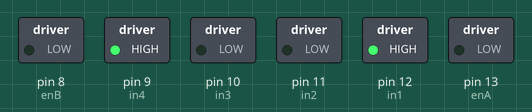
The sketch below on a simulated Arduino Uno, built with avr-gcc and run on an emulated ATmega328P. On the bench: switched loads named in the sketch (green lamp = pin HIGH).

Above: at 0.1 s.
Timing chart, 0 to 1.6 s (numbered marks = the images above):
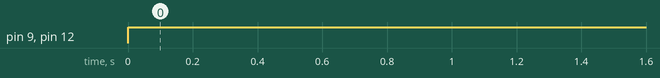

The sketch:

Motor_Test.ino
```cpp
#define enA 13
#define enB 8
#define in1 12
#define in2 11
#define in3 10
#define in4 9

void MotorSetup()
{
  pinMode(enA, OUTPUT);
  pinMode(enB, OUTPUT);
  pinMode(in1, OUTPUT);
  pinMode(in2, OUTPUT);
  pinMode(in3, OUTPUT);
  pinMode(in4, OUTPUT);
}

void RobotStop()
{
  analogWrite(enA, 0);
  digitalWrite(in1, LOW);
  digitalWrite(in2, LOW);
  analogWrite(enB, 0);
  digitalWrite(in3, LOW);
  digitalWrite(in4, LOW);
}

void RobotMove(int leftRotation, int rightRotation)
{
  if (leftRotation < 0)
  {
    digitalWrite(in1, LOW);
    digitalWrite(in2, HIGH);
    leftRotation = -1 * leftRotation;
  }
  else // forward
  {
    digitalWrite(in1, HIGH);
    digitalWrite(in2, LOW);
  }
  analogWrite(enA, leftRotation);

  if (rightRotation < 0)
  {
    digitalWrite(in3, HIGH);
    digitalWrite(in4, LOW);
    rightRotation = -1 * rightRotation;
  }
  else // forward
  {
    digitalWrite(in3, LOW);
    digitalWrite(in4, HIGH);
  }
  analogWrite(enB, rightRotation);
}

void setup()
{
  MotorSetup();
}

void loop()
{
  RobotMove(60, 60);
}
```

Measured:
- by itself, pin 9 (in4), pin 12 (in1): LOW → HIGH at 0.00 s
